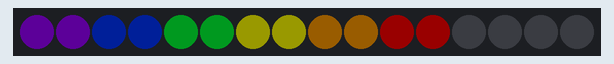
Recording of a sketch running on a simulated Arduino Uno, built with avr-gcc and run on an emulated ATmega328P. Parts: 16 RGB LEDs in strip order, left to right. Dim RGB values are drawn brighter than linear.

Above: at 0.12 s.
At 0.63 s:
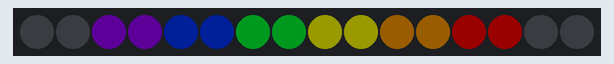
At 1.13 s:
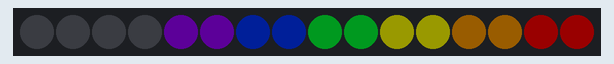
At 2.13 s:
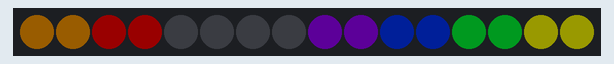
At 3.14 s:
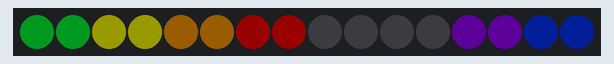
At 4.4 s:
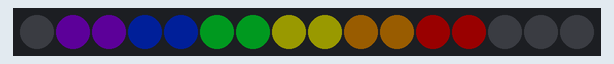

Measured:
- by itself, everything shown: repeats every 4.0 s, in 16 steps

The sketch:

IngelasNeopx.ino
```cpp
//Fun patterns by Ingela Rossing

#include <Adafruit_NeoPixel.h>

#define PIN 0 // assign constant PIN to the pin D0~ on the Gemma

Adafruit_NeoPixel pixels = Adafruit_NeoPixel(16, PIN);

//**********************************************************************************************
// MODIFIABLE PARAMETERS -- PERSONALIZE YOUR GEMMA NEOPIXELS HERE
//**********************************************************************************************
//
// CHOOSE BLINKING PATTERN
//
// 0: LIGHT YOUR FIRST PIXEL
// 1: COLOR-WORM
// 2: LIGHT-WORM

uint8_t  myPattern = 1; // ← Change this value to your desired pattern

// CHOOSE COLOR PALETTE HERE
//
// 0: REDS-ORANGE
// 1: BLUE-LILAC
// 2: GREEN-YELLOW
// 3: PINK-PURPLE
// 4: TURQUOISE
// 5: RAINBOW

uint8_t myColorChart = 5; // ← Change this value to your desired color palette

// CHOOSE A SPEED SETTING HERE
//
// 0: FAST
// 1: MEDIUM
// 2: SLOW

uint8_t mySpeed = 2; // ← Change this value to your desired speed

//**********************************************************************************************
// FROM HERE THE CODE STARTS
//**********************************************************************************************

// UTILITY VARIABLES
uint32_t prevTime; // Utility variable for timing
uint32_t delayTime; // Utility variable for timing
uint32_t color = 0xffffff; //default white
uint8_t offset = 0; // Current position of moving pattern
uint8_t c_offset = 0; // Current position within colour chart
uint8_t  i, j;
uint8_t red,green,blue,pixel;
uint32_t t;
uint32_t c = 0;

// Colors, hexadecimal code:
uint32_t myColors[][6] = {{0xff0000, 0xff3300, 0xff6600, 0xffcc00, 0xffff00}, // reds-orange
{0x0000ff, 0x3300ff, 0x6600ff, 0x9900ff, 0xcc00ff, 0xff00ff}, // blue-lilac
{0x00ff00, 0x66ff00, 0xccff00, 0xffff00, 0xffee00, 0xffdd00}, // green-yellow
{0x9900ff, 0xcc00ff, 0xff00ff, 0xff00cc, 0xff0099, 0xff0066}, // pink-purple
{0x0066ff, 0x0099ff, 0x00ccff, 0x00ffff, 0x00ffcc, 0x00ff99}, // turqoise
{0x9900ff, 0x0033ff, 0x00ff33, 0xffff00, 0xff9900, 0xff0000} // rainbow(ish)
};


void setup() {// setup() runs once
  pixels.begin();
  pixels.setBrightness(25 ); // 1/3 brightness to save battery
  prevTime = millis();

    switch (mySpeed) { // where the speed timings are set
      case 0: // speed 0
          delayTime = 50;
      break;

      case 1: // speed 1
          delayTime = 150;
      break;

      default: // speed 2 (or any integer other than 0 or 1)
          delayTime = 250;
      break;
  }

}

void loop() {// after setup() runs, loop() will run over and over as long as the GEMMA has power
  uint8_t  i, j;
  uint8_t red,green,blue,pixel;
  uint32_t t;

  switch(myPattern) {

     case 0: //LIGHT YOUR FIRST PIXEL, EXAMPLE

       //Choose pixel: 0-15
       pixel = 0;

       //Choose color values: 0-255
       red = 255;
       green = 200;
       blue = 100;

       //This is how we tell the gemma our choices
       pixels.setPixelColor(pixel, red, green, blue);

       //You are done!

       pixels.show();
       delay(delayTime);
       break;
     /******************************************************/

     case 1: //COLOR-WORM
       if(offset >= 16)
         offset = 0;
       //make all pixels black
       for( i = 0; i<16; i++){
         pixels.setPixelColor(i,0x000000);
       }
       //set one color at the time
       for(i=0; i<6; i++) {
         uint32_t c = 0;
         j = offset+2*i;
         c = myColors[myColorChart][i];

         //set pixels and make sure j is in value 0-15
         pixels.setPixelColor(j%16, c);
         pixels.setPixelColor((j+1)%16, c);

       }
       pixels.show();
       offset++;
       delay(delayTime);
       break;

       case 2: //LIGHT-WORM
       //color, change it if you like. Value can be 0-15
       red = 15;
       green = 15;
       blue = 15;

       for( i = 0; i<16; i++){
         pixel = (offset+i)%16;
         c = i*16;
         pixels.setPixelColor(pixel, red*i, green*i, blue*i);
       }
       pixels.show();
       offset++;
       delay(delayTime);
       break;


  }

}
```
